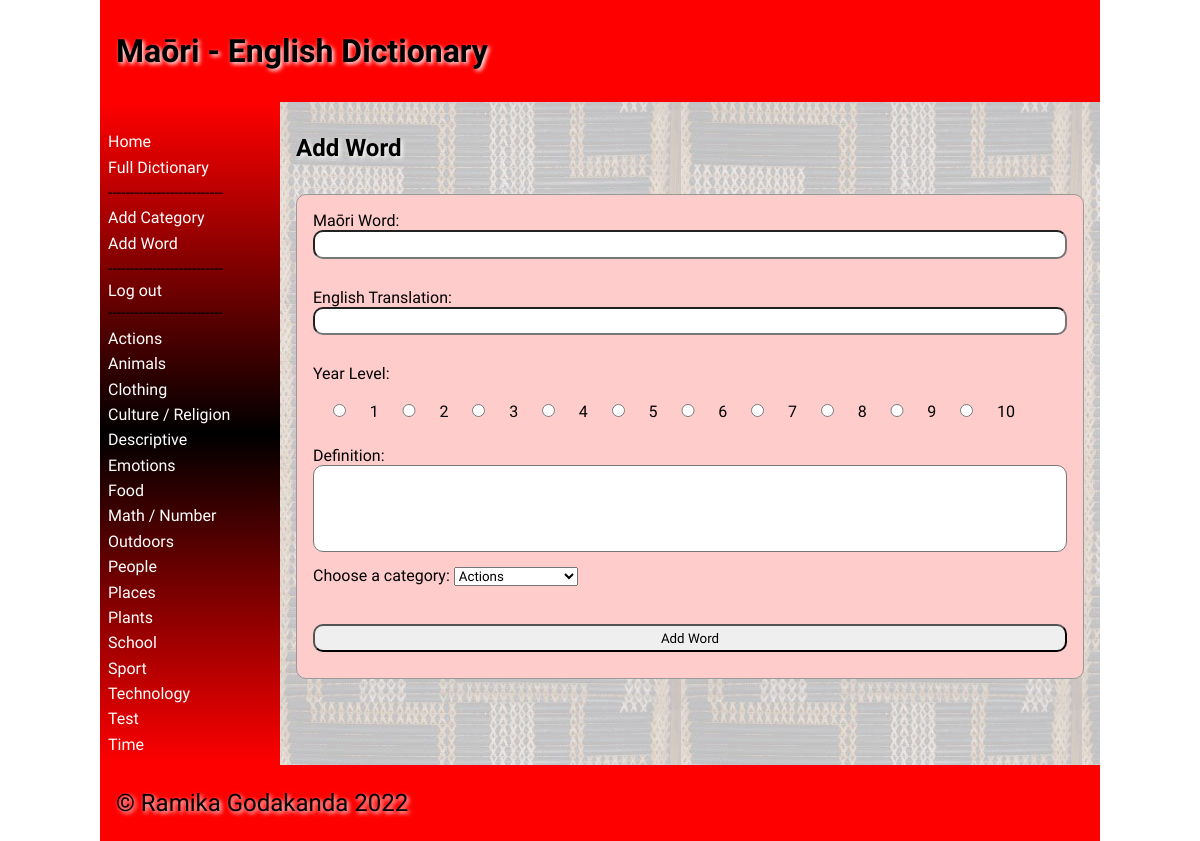
/add_word (signed in), run on the app's committed database.
### tables this page shows
CREATE TABLE "categories"
(
	id integer
		primary key autoincrement,
	category_names varchar(30),
	user_created boolean
);

### app.py (the view, shortened to what this page needs)
@app.route('/add_word', methods=['GET', 'POST'])
def render_add_word_page():
    if not is_logged_in():
        return redirect('/?error=Not+logged+in')
    if not is_teacher():
        return redirect('/?error=Not+teacher')
    error = request.args.get('error')
    if error is None:
        error = ""
    return render_template('add_word.html', error=error, logged_in=is_logged_in(),
                           category_list=category_list(), teacher_perms=is_teacher())

### app.py (called while the page is built)
def create_connection(db_file):
    try:
        connection = sqlite3.connect(db_file)
        connection.execute('pragma foreign_keys=ON')
        return connection
    except Error as e:
        print(e)
    return None

def is_logged_in():
    if session.get("email") is None:
        print("Not logged in")
        return False
    else:
        print("Logged in")
        return True

def is_teacher():
    if not is_logged_in() or (session.get("teacher") is (None or 0)):
        print("Not teacher logged in")
        return False
    else:
        print("Teacher logged in")
        return True

def category_list():
    con = create_connection(DB_NAME)
    query = "SELECT * FROM categories ORDER BY category_names ASC"
    cur = con.cursor()
    cur.execute(query)
    queried_categories = cur.fetchall()
    con.close()
    return queried_categories

### templates/add_word.html (shortened to what this page needs)
{% extends 'base.html' %}
{% block main %}
    <h2>Add Word</h2>
    <form class="dataForm" method="post">
        <div class="form-group">
            <div class="form-label">Maōri Word:</div>
            <div class="form-element"><input type="text" id="maori" name="maori" required></div>
        </div>
        <br>
        <div class="form-group">
            <div class="form-label">English Translation:</div>
            <div class="form-element"><input type="text" id="english" name="english" required></div>
        </div>
        <br>
        <div class="inline-button">Year Level:</div>
        <br>
        {% for n in range(1, 11) %}
            <input type="radio" class="inline-button" id="level{{ n }}" name="level" value="{{ n }}" required>
            <label for="level{{ n }}">{{ n }}</label>
        {% endfor %}
        <br>
        <div class="form-group">
            <div class="form-label">Definition:</div>
            <div class="form-element">
                <textarea type="text" rows="5" id="description" name="description" required></textarea>
            </div>
        </div>
        <div class="form-group">
            <label class="form-label" required>Choose a category:</label>
            <label for="category"></label><select name="category" id="category">
            {% for category in category_list %}
                <option class="form-element" value={{ category[0] }}>{{ category[1] }}</option>
            {% endfor %}
        </select>
            <br><br>
        </div>
        <br>
        <div class="form-group">
            <div class="form-element"><input type="submit" value="Add Word"></div>
        </div>
    </form>
{% endblock %}

### templates/base.html (shortened to what this page needs)
<!doctype html>
<html lang="en">
<head>
    <link href="{{ url_for('static', filename='css/style.css') }}" rel="stylesheet">
</head>
<body>
<div id="container">
    <header>
        <h1>Maōri - English Dictionary</h1>
    </header>
    <nav>
        <ul>
            <li><a href="\">Home</a></li>
            <li><a href="/full_dictionary">Full Dictionary</a></li>
            {% if logged_in %}
                {% if teacher_perms %}
                    <li>--------------------------</li>
                    <li><a href="/add_category">Add Category</a></li>
                    <li><a href="/add_word">Add Word</a></li>
                {% endif %}
                <li>--------------------------</li>
                <a href="/logout">Log out</a>
            {% else %}
                <li><a href="/login">Log in</a></li>
            {% endif %}
            <li>--------------------------</li>
            {% for category in category_list %}
                <li><a href="/category/{{ category[0] }}">{{ category[1] }}</a></li>
            {% endfor %}
        </ul>
    </nav>
    <main>
        {% block main %}{% endblock %}
    </main>
    <footer>
        <p>
            &copy; Ramika Godakanda 2022
        </p>
    </footer>
</div>
</body>
</html>

### static/css/style.css (style rules this page uses)
* { font-family: Comfortaa, sans-serif; margin: 0; padding: 0; box-sizing: border-box; }
#container { display: grid; grid-template-columns: 75px auto; grid-template-areas: 'nav header' 'main main' 'footer footer'; }
header { grid-area: header; background-color: #f00; padding: 1rem; }
nav { grid-area: nav; }
main { grid-area: main; padding: 1rem; background-color: #edd; }
h1, h2, h3, h4 { padding: 1rem 0; font-family: 'Suez One', serif; color: #000; text-shadow: 2px 2px 4px #fff; }
p { padding: 0.5rem 0; }
a { color: #222; text-decoration: underline; }
textarea { resize: none; }
.dataForm { margin: 1rem 0; border: 1px solid #999; padding: 1rem; background-color: #fcc; border-radius: 10px; }
.dataForm input, textarea { width: 100%; border-radius: 10px; padding: 0.3rem; margin-bottom: 10px; }
.dataForm input[type='radio'] { width: 7%; }
footer { grid-area: footer; padding: 1rem; background-color: #f00; }
footer p { color: #000; text-shadow: 2px 2px 4px #fff; font-size: 1.5rem; }
@media only screen and (min-width: 768px) { #container { grid-template-columns: 180px auto; grid-template-areas: 'header header' 'nav main' 'footer footer'; } }
@media only screen and (min-width: 768px) { nav { background: linear-gradient(180deg, rgba(255,0,0,1) 0%, rgba(0, 0, 0, 1) 50%, rgba(255,0,0,1) 100%); padding: 0.5rem; } }
@media only screen and (min-width: 768px) { nav ul { list-style: none; } }
@media only screen and (min-width: 768px) { nav li { padding: 0.2rem 0; } }
@media only screen and (min-width: 768px) { nav a { color: #fff; text-decoration: none; } }
@media only screen and (min-width: 768px) { main { background-image: url('/static/images/poutama.jpg'); } }
@media only screen and (min-width: 1000px) { #container { width: 1000px; margin: auto; } }

### data on the page
categories: category_names "Actions"
categories: category_names "Animals"
categories: category_names "Clothing"
categories: category_names "Culture / Religion"
categories: category_names "Descriptive"
categories: category_names "Emotions"
categories: category_names "Food"
categories: category_names "Math / Number"
categories: category_names "Outdoors"
categories: category_names "People"
categories: category_names "Places"
categories: category_names "Plants"
categories: category_names "School"
categories: category_names "Sport"
categories: category_names "Technology"
categories: category_names "Test"
categories: category_names "Time"

### other printed values
{{ n }} "1" "2" "3" "4" "5" "6" "7" "8" "9" "10"
form field category "Actions"
